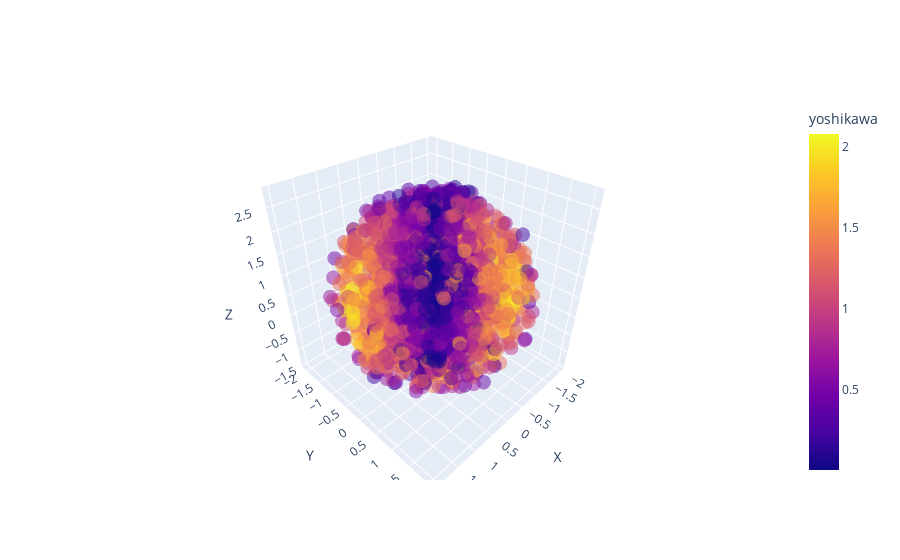

Notebook code for this chart:
### Code cell
ws.plot(color=method, fig=go.Figure(), isShow=True, isUpdate=True)

### Figure 1 — Plotly figure (JSON) as saved in the notebook; plotly's stock layout.template omitted (floating-point values rounded to 4 significant figures; data arrays with more than 128 entries replaced by an {"elided": "..."} marker saying what was removed)
{"data": [{"marker": {"color": {"elided": "5500 float values"}, "colorbar": {"title": {"text": "yoshikawa"}}, "opacity": 0.5, "size": 5}, "mode": "markers", "type": "scatter3d", "x": {"elided": "5500 float values"}, "y": {"elided": "5500 float values"}, "z": {"elided": "5500 float values"}}], "layout": {"scene": {"xaxis": {"title": {"text": "X"}}, "yaxis": {"title": {"text": "Y"}}, "zaxis": {"title": {"text": "Z"}}}}}
